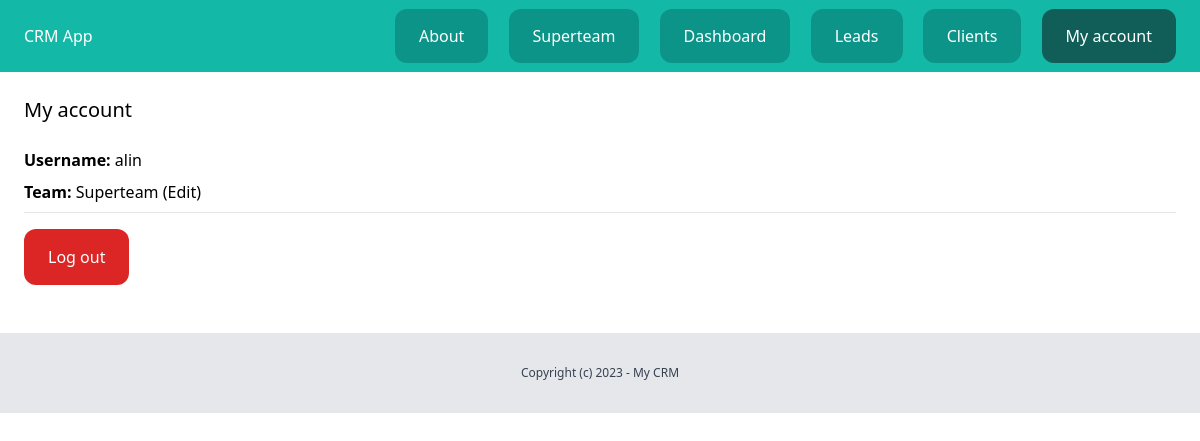
Page /dashboard/myaccount/ (signed in) on the earlier database version.
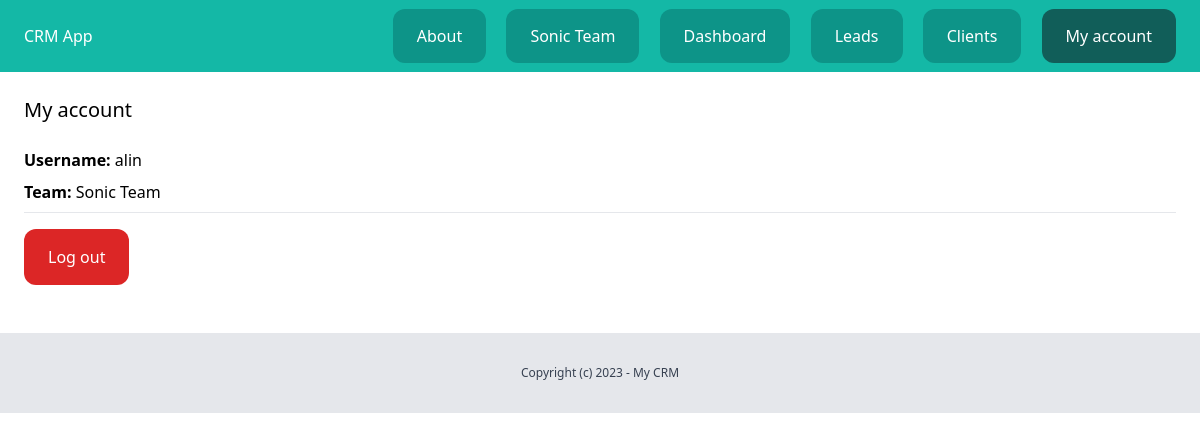
Same page on the later database version.
### team/models.py (models this page shows, shortened)
class Team(models.Model):
    plan = models.ForeignKey(Plan, related_name='teams', blank=True, null=True, on_delete=models.CASCADE)
    name = models.CharField(max_length=100)
    members = models.ManyToManyField(User, related_name='teams')
    created_by = models.ForeignKey(User, related_name='created_teams', on_delete=models.CASCADE)
    created_at = models.DateTimeField(auto_now_add=True)

### userprofile/views.py (the view)
# urls.py: path('myaccount/', views.myaccount, name='myaccount'),
@login_required
def myaccount(request):
    return render(request, 'userprofile/myaccount.html')

### team/context_processors.py (called while the page is built)
def active_team(request):
    if request.user.is_authenticated:
        active_team = request.user.userprofile.get_active_team()
        if not active_team:
            active_team = Team.objects.filter(created_by=request.user)
    else:
        active_team = None
    return {'active_team': active_team}

### userprofile/models.py (called while the page is built)
    def get_active_team(self):
        if self.active_team:
            return self.active_team
        else:
            return Team.objects.filter(members__in=[self.user.id]).first()

### userprofile/templates/userprofile/myaccount.html (shortened to what this page needs)
{% extends 'base/base.html' %}
{% block content %}
<div class="py-6 px-6">
    <h1 class="mb-6 text-xl">My account</h1>
    <p class="mb-2">
        <strong>Username: </strong>{{ request.user.username }}
    </p>
    <p class="mb-2">
        {% if active_team %}
            <strong>Team: </strong><a href="{% url 'team:detail' active_team.id %}">{{ active_team.name }}</a>
            {% if active_team.created_by == request.user %}
                <a href="{% url 'team:edit' active_team.id %}">(Edit)</a>
            {% endif %}
        {% else %}
            <a href="{% url 'team:list' %}">Select team</a>
        {% endif %}
    </p>
    <hr class="mb-4">
    <a href="{% url 'logout' %}" class="inline-block py-4 px-6 bg-red-600 rounded-xl text-white">Log out</a>
</div>
{% endblock %}

### base/templates/base/partials/nav.html
<nav class="py-6 px-6 flex justify-between bg-teal-500">
    <a href="/" class="text-white">CRM App</a>
    <div class="space-x-4">
        <a href="{% url 'about' %}" class="py-4 px-6 bg-teal-600 rounded-xl text-white">About</a>
        {% if request.user.is_authenticated %}
            <a href="{% url 'team:detail' active_team.id %}" class="py-4 px-6 bg-teal-600 rounded-xl text-white">{{ active_team.name }}</a>
            <a href="{% url 'dashboard:dashboard' %}" class="py-4 px-6 bg-teal-600 rounded-xl text-white">Dashboard</a>
            <a href="{% url 'leads:list' %}" class="py-4 px-6 bg-teal-600 rounded-xl text-white">Leads</a>
            <a href="{% url 'clients:list' %}" class="py-4 px-6 bg-teal-600 rounded-xl text-white">Clients</a>
            <a href="{% url 'userprofile:myaccount' %}" class="py-4 px-6 bg-teal-800 rounded-xl text-white">My account</a>
        {% else %}
            <a href="{% url 'login' %}" class="py-4 px-6 bg-teal-600 rounded-xl text-white">Log in</a>
            <a href="{% url 'userprofile:signup' %}" class="py-4 px-6 bg-teal-300 rounded-xl text-white">Sign up</a>
        {% endif %}
    </div>
</nav>

Differences in the rows shown:
removed Team: name "Superteam"
added Team: name "Sonic Team"
Other differences:
text no longer shown: "(Edit)"
